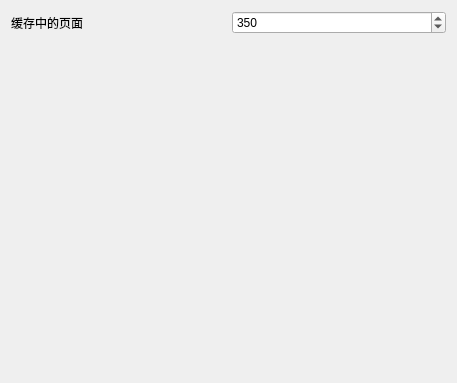
<?xml version="1.0" encoding="UTF-8"?>
<ui version="4.0">
 <class>RvMemoryPrefWidget</class>
 <widget class="QWidget" name="RvMemoryPrefWidget">
  <property name="geometry">
   <rect>
    <x>0</x>
    <y>0</y>
    <width>457</width>
    <height>383</height>
   </rect>
  </property>
  <property name="windowTitle">
   <string>内存使用量</string>
  </property>
  <layout class="QVBoxLayout" name="verticalLayout">
   <item>
    <layout class="QHBoxLayout" name="horizontalLayout">
     <item>
      <widget class="QLabel" name="label_2">
       <property name="text">
        <string>缓存中的页面</string>
       </property>
      </widget>
     </item>
     <item>
      <widget class="QSpinBox" name="pagesInCache">
       <property name="toolTip">
        <string>这决定了将何种程度的场景数据加载到内存中。更改此值的效果需要在重新启动应用程序后才能显现。.</string>
       </property>
       <property name="minimum">
        <number>100</number>
       </property>
       <property name="maximum">
        <number>35000</number>
       </property>
       <property name="value">
        <number>350</number>
       </property>
      </widget>
     </item>
    </layout>
   </item>
   <item>
    <layout class="QHBoxLayout" name="horizontalLayout_2"/>
   </item>
   <item>
    <spacer name="verticalSpacer">
     <property name="orientation">
      <enum>Qt::Vertical</enum>
     </property>
     <property name="sizeHint" stdset="0">
      <size>
       <width>20</width>
       <height>40</height>
      </size>
     </property>
    </spacer>
   </item>
  </layout>
 </widget>
 <tabstops>
  <tabstop>pagesInCache</tabstop>
 </tabstops>
 <resources/>
 <connections/>
</ui>
